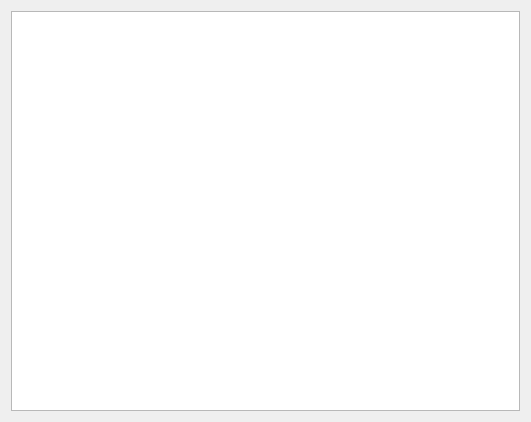
<?xml version="1.0" encoding="UTF-8"?>
<ui version="4.0">
 <class>ShowInformation</class>
 <widget class="QDialog" name="ShowInformation">
  <property name="geometry">
   <rect>
    <x>0</x>
    <y>0</y>
    <width>531</width>
    <height>422</height>
   </rect>
  </property>
  <property name="windowTitle">
   <string>Dialog</string>
  </property>
  <layout class="QVBoxLayout" name="verticalLayout">
   <item>
    <widget class="QTextEdit" name="txtEdtParticleInfo"/>
   </item>
  </layout>
 </widget>
 <resources/>
 <connections/>
</ui>
